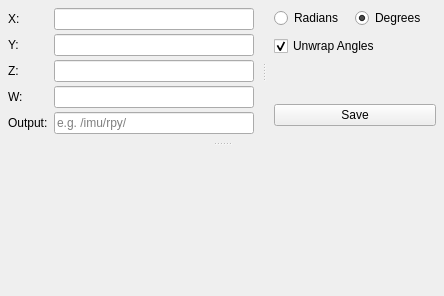
<?xml version="1.0" encoding="UTF-8"?>
<ui version="4.0">
 <class>QuaternionDialog</class>
 <widget class="QWidget" name="QuaternionDialog">
  <property name="windowTitle">
   <string>Quaternion to RPY</string>
  </property>
  <layout class="QVBoxLayout" name="mainLayout">
   <property name="spacing"><number>0</number></property>
   <property name="leftMargin"><number>0</number></property>
   <property name="topMargin"><number>0</number></property>
   <property name="rightMargin"><number>0</number></property>
   <property name="bottomMargin"><number>0</number></property>
   <item>
    <!-- Draggable separator between the input/options pane (top) and the preview chart (bottom). -->
    <widget class="QSplitter" name="mainSplitter">
     <property name="orientation"><enum>Qt::Vertical</enum></property>
     <property name="childrenCollapsible"><bool>false</bool></property>
     <!-- Top pane: quaternion inputs + options. The whole frame is the drop target.
          Vertical size policy is Minimum so this pane stays compact and the chart
          below takes the remaining height. -->
     <widget class="QFrame" name="inputFrame">
      <property name="sizePolicy">
       <sizepolicy hsizetype="Preferred" vsizetype="Minimum">
        <horstretch>0</horstretch>
        <verstretch>0</verstretch>
       </sizepolicy>
      </property>
      <property name="frameShape"><enum>QFrame::NoFrame</enum></property>
      <property name="frameShadow"><enum>QFrame::Plain</enum></property>
      <layout class="QVBoxLayout" name="inputFrameLayout">
       <!-- No top/bottom margin so the inputSplitter (and its drag handle) runs
            flush from the top to the bottom edge of the pane; per-pane padding
            below keeps the content off the edges. -->
       <property name="spacing"><number>0</number></property>
       <property name="leftMargin"><number>8</number></property>
       <property name="topMargin"><number>0</number></property>
       <property name="rightMargin"><number>8</number></property>
       <property name="bottomMargin"><number>0</number></property>
       <item>
        <!-- Draggable separator between the LHS quaternion inputs and the RHS settings. -->
        <widget class="QSplitter" name="inputSplitter">
         <property name="orientation"><enum>Qt::Horizontal</enum></property>
         <property name="childrenCollapsible"><bool>false</bool></property>
         <!-- LHS: X/Y/Z/W + output prefix -->
         <widget class="QWidget" name="inputsPane">
          <property name="sizePolicy">
           <sizepolicy hsizetype="Expanding" vsizetype="Preferred">
            <horstretch>1</horstretch>
            <verstretch>0</verstretch>
           </sizepolicy>
          </property>
          <layout class="QVBoxLayout" name="inputsColumn">
           <property name="spacing"><number>6</number></property>
           <property name="leftMargin"><number>0</number></property>
           <property name="topMargin"><number>8</number></property>
           <property name="rightMargin"><number>8</number></property>
           <property name="bottomMargin"><number>8</number></property>
           <item>
            <layout class="QFormLayout" name="formLayout">
             <property name="verticalSpacing"><number>4</number></property>
             <item row="0" column="0"><widget class="QLabel"><property name="text"><string>X:</string></property></widget></item>
             <item row="0" column="1"><widget class="QLineEdit" name="input_x"><property name="minimumSize"><size><width>200</width><height>0</height></size></property><property name="readOnly"><bool>true</bool></property></widget></item>
             <item row="1" column="0"><widget class="QLabel"><property name="text"><string>Y:</string></property></widget></item>
             <item row="1" column="1"><widget class="QLineEdit" name="input_y"><property name="minimumSize"><size><width>200</width><height>0</height></size></property><property name="readOnly"><bool>true</bool></property></widget></item>
             <item row="2" column="0"><widget class="QLabel"><property name="text"><string>Z:</string></property></widget></item>
             <item row="2" column="1"><widget class="QLineEdit" name="input_z"><property name="minimumSize"><size><width>200</width><height>0</height></size></property><property name="readOnly"><bool>true</bool></property></widget></item>
             <item row="3" column="0"><widget class="QLabel"><property name="text"><string>W:</string></property></widget></item>
             <item row="3" column="1"><widget class="QLineEdit" name="input_w"><property name="minimumSize"><size><width>200</width><height>0</height></size></property><property name="readOnly"><bool>true</bool></property></widget></item>
             <item row="4" column="0"><widget class="QLabel"><property name="text"><string>Output:</string></property></widget></item>
             <item row="4" column="1"><widget class="QLineEdit" name="output_prefix"><property name="placeholderText"><string>e.g. /imu/rpy/</string></property></widget></item>
            </layout>
           </item>
          </layout>
         </widget>
         <!-- RHS: settings (angle units + unwrap) -->
         <widget class="QWidget" name="settingsPane">
          <property name="minimumSize"><size><width>170</width><height>0</height></size></property>
          <property name="sizePolicy">
           <sizepolicy hsizetype="Preferred" vsizetype="Preferred">
            <horstretch>0</horstretch>
            <verstretch>0</verstretch>
           </sizepolicy>
          </property>
          <layout class="QVBoxLayout" name="optionsColumn">
           <property name="spacing"><number>8</number></property>
           <property name="leftMargin"><number>8</number></property>
           <property name="topMargin"><number>8</number></property>
           <property name="rightMargin"><number>0</number></property>
           <property name="bottomMargin"><number>8</number></property>
           <item>
            <!-- Exclusive pair in a horizontal group: the host adapts it into a
                 segmented DualOptionsWidget (matching the other toolbox dialogs). -->
            <layout class="QHBoxLayout" name="angleRow">
             <property name="spacing"><number>0</number></property>
             <item>
              <widget class="QRadioButton" name="radio_radians">
               <property name="text"><string>Radians</string></property>
               <attribute name="buttonGroup"><string>angleGroup</string></attribute>
              </widget>
             </item>
             <item>
              <widget class="QRadioButton" name="radio_degrees">
               <property name="text"><string>Degrees</string></property>
               <property name="checked"><bool>true</bool></property>
               <attribute name="buttonGroup"><string>angleGroup</string></attribute>
              </widget>
             </item>
            </layout>
           </item>
           <item>
            <widget class="QCheckBox" name="unwrap_check">
             <property name="text"><string>Unwrap Angles</string></property>
             <property name="checked"><bool>true</bool></property>
            </widget>
           </item>
           <item>
            <spacer name="optionsSpacer">
             <property name="orientation"><enum>Qt::Vertical</enum></property>
             <property name="sizeHint" stdset="0"><size><width>0</width><height>0</height></size></property>
            </spacer>
           </item>
           <item>
            <widget class="QLabel" name="status_label">
             <property name="text"><string></string></property>
             <property name="wordWrap"><bool>true</bool></property>
            </widget>
           </item>
           <item>
            <!-- Save anchored at the bottom of the settings column, with padding. -->
            <layout class="QVBoxLayout" name="saveWrap">
             <property name="leftMargin"><number>0</number></property>
             <property name="topMargin"><number>8</number></property>
             <property name="rightMargin"><number>0</number></property>
             <property name="bottomMargin"><number>8</number></property>
             <item>
              <widget class="QPushButton" name="save_button">
               <property name="text"><string>Save</string></property>
              </widget>
             </item>
            </layout>
           </item>
          </layout>
         </widget>
        </widget>
       </item>
      </layout>
     </widget>
     <!-- Bottom pane: preview chart (borderless). Empty-state hint set via setChartPlaceholder. -->
     <widget class="QFrame" name="chart_preview">
      <property name="sizePolicy">
       <sizepolicy hsizetype="Expanding" vsizetype="Expanding">
        <horstretch>0</horstretch>
        <verstretch>1</verstretch>
       </sizepolicy>
      </property>
      <property name="minimumSize">
       <size><width>0</width><height>150</height></size>
      </property>
      <property name="frameShape"><enum>QFrame::NoFrame</enum></property>
      <property name="frameShadow"><enum>QFrame::Plain</enum></property>
     </widget>
    </widget>
   </item>
  </layout>
 </widget>
 <buttongroups>
  <buttongroup name="angleGroup"/>
 </buttongroups>
</ui>
